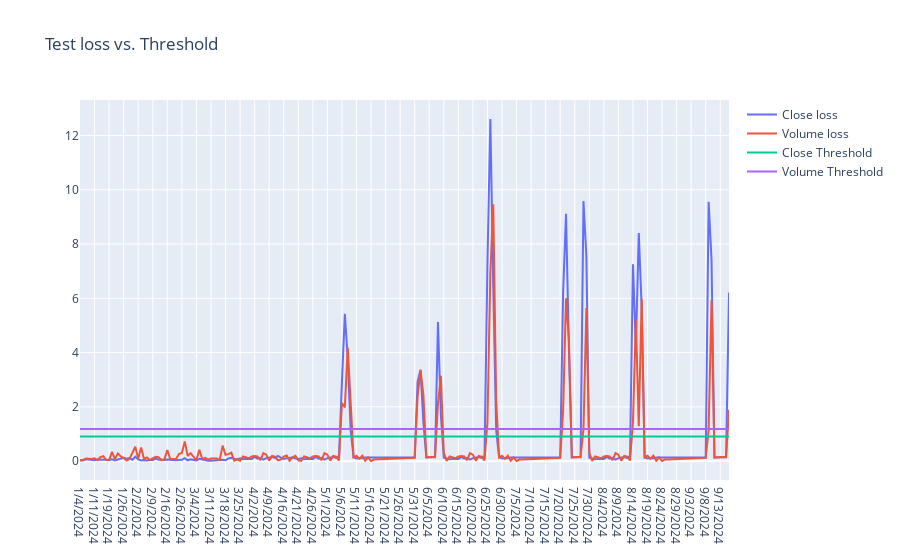

Source (notebook cell):
### Code cell
fig = go.Figure()
fig.add_trace(go.Scatter(x=anomaly_df['Date'], y=anomaly_df['Close_Loss'], name='Close loss'))
fig.add_trace(go.Scatter(x=anomaly_df['Date'], y=anomaly_df['Volume_Loss'], name='Volume loss'))
fig.add_trace(go.Scatter(x=anomaly_df['Date'], y=np.array([close_threshold]*len(anomaly_df)), name='Close Threshold'))
fig.add_trace(go.Scatter(x=anomaly_df['Date'], y=np.array([volume_threshold]*len(anomaly_df)), name='Volume Threshold'))
fig.update_layout(showlegend=True, title='Test loss vs. Threshold')
fig.show()

### Figure 1 — Plotly figure (JSON) as saved in the notebook; plotly's stock layout.template omitted (floating-point values rounded to 4 significant figures; data arrays with more than 128 entries replaced by an {"elided": "..."} marker saying what was removed)
{"data": [{"name": "Close loss", "type": "scatter", "x": {"elided": "224 str values"}, "y": {"elided": "224 float values"}}, {"name": "Volume loss", "type": "scatter", "x": {"elided": "224 str values"}, "y": {"elided": "224 float values"}}, {"name": "Close Threshold", "type": "scatter", "x": {"elided": "224 str values"}, "y": {"elided": "224 float values"}}, {"name": "Volume Threshold", "type": "scatter", "x": {"elided": "224 str values"}, "y": {"elided": "224 float values"}}], "layout": {"showlegend": true, "title": {"text": "Test loss vs. Threshold"}}}
